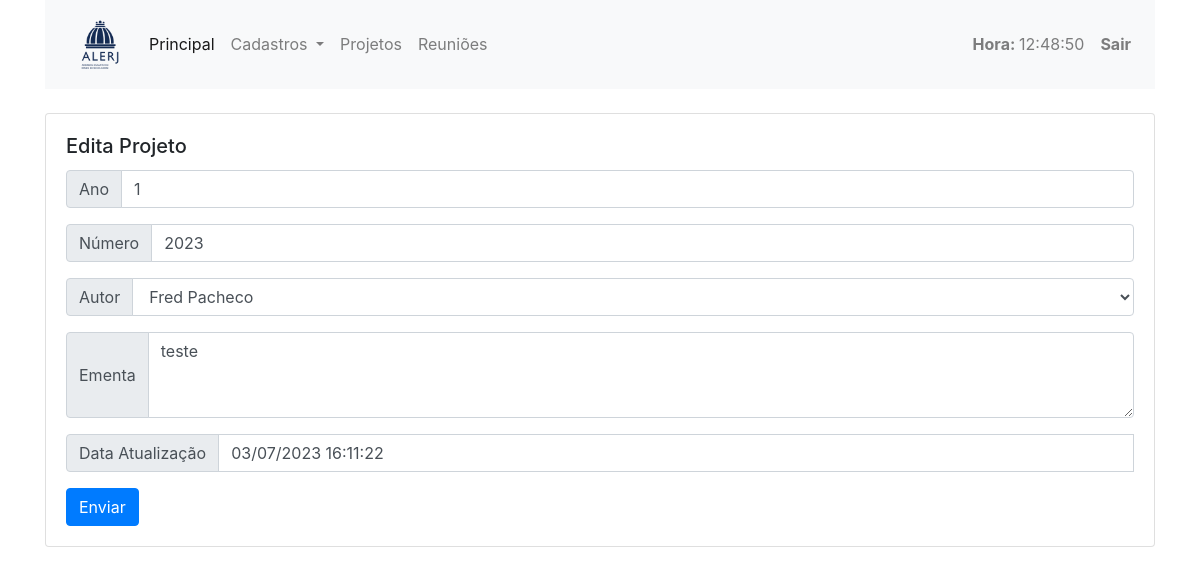
/cadastro/projetoedita/1 (signed in), run on an earlier commit of the app's database.
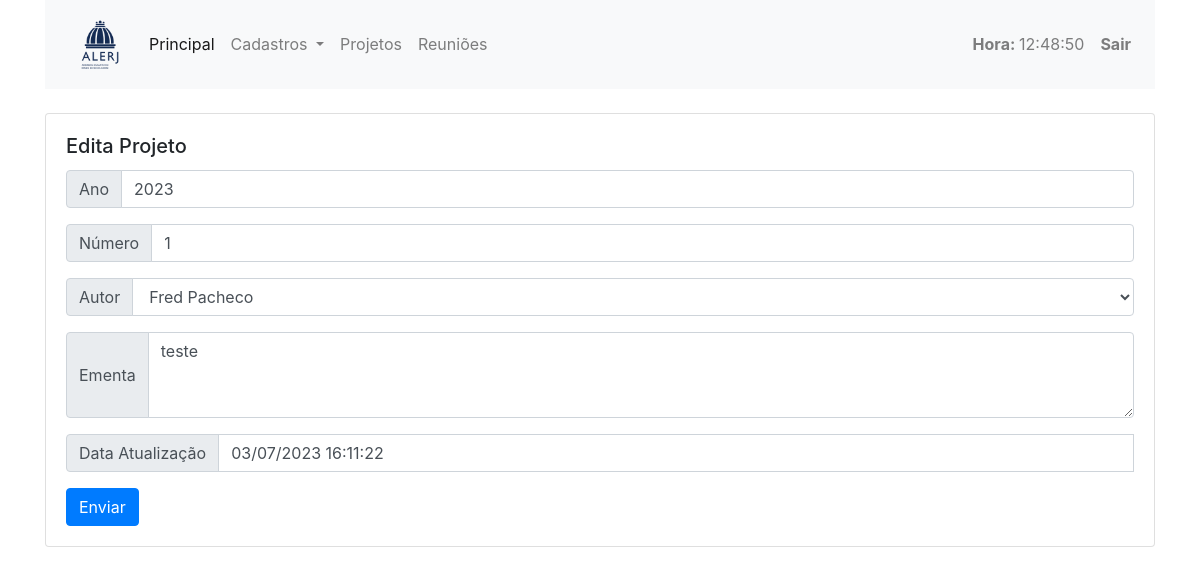
And on a later commit of the database.
### cadastro/models.py (models this page shows, shortened)
class Projeto(models.Model):
    PERGUNTA_CHOICES = (
        ("S", "Sim"),
        ("N", "Não"),
    )
    ano = models.IntegerField(null=False, blank=False)
    numero = models.IntegerField(null=False, blank=False)
    ementa = models.CharField(max_length=2000)
    autor = models.ForeignKey(Deputado, on_delete=models.PROTECT, related_name='autor_projeto', default=None)
    relator = models.ForeignKey(Deputado, on_delete=models.PROTECT, related_name='relator_projeto', default=None, blank=True, null=True)
    observacao = models.CharField(max_length=2000, default=None, null=True)
    tem_parecer = models.BooleanField(default=False, null=True)
    reuniao = models.IntegerField(default=None, null=True)
    esta_na_comissao = models.CharField(choices=PERGUNTA_CHOICES, max_length=1, default="N", null=True)
    parecer_notes = models.CharField(choices=PERGUNTA_CHOICES, max_length=1, default="N", null=True)
    numero_lei = models.CharField(max_length=50, blank=None, null=True)
    data_atualizacao = models.DateTimeField('Data Atualização', default=timezone.now)
    class Meta:
        ordering = ['-ano', '-numero']
        unique_together = ('ano', 'numero',)

### cadastro/views.py (the view)
# urls.py: path('projetoedita/<int:pk>', ProjetoUpdateView.as_view(), name='projeto_edita'),  # EDITA
class ProjetoUpdateView(LoginRequiredMixin, UpdateView):
    template_name = "cadastro/projeto/projeto_edita.html"
    model = Projeto
    context_object_name = 'projeto'
    form_class = ProjetoForm
    success_url = reverse_lazy("lista_projetos")

### cadastro/forms.py
class ProjetoForm(forms.ModelForm):
  class Meta:
    model = Projeto
    fields = ["ano", "numero", "ementa", "ementa", "autor", "data_atualizacao",]
    labels = {"ano": "Ano", "numero": "Número", "ementa": "Ementa", "autor": "Autor", "data_atualizacao": "Última Atualização",}
    widgets = {
        'ementa': forms.Textarea(attrs={"rows":3, "cols":10}),
    }

### cadastro/models.py (called while the page is built)
    def __str__(self):
        return self.nome

### cadastro/templatetags/tempo_atual.py (called while the page is built)
@register.simple_tag
def tempo_atual():
    return datetime.datetime.now().strftime('%H:%M:%S')

### cadastro/templates/cadastro/projeto/projeto_edita.html (shortened to what this page needs)
{% extends "cadastro/_layouts/base.html" %}
{% load widget_tweaks %}
{% block conteudo %}
  <div class="row">
    <div class="col-lg-12 col-md-12 col-sm-12 col-xs-12">
      <div class="card">
        <div class="card-body">
          <h5 class="card-title">Edita Projeto</h5>
          <form method="post">
            <div class="input-group mb-3">
              <div class="input-group-prepend">
                <span class="input-group-text">Ano</span>
              </div>
              {% render_field form.ano class+="form-control" %}
            </div>
            <div class="input-group mb-3">
              <div class="input-group-prepend">
                <span class="input-group-text">Número</span>
              </div>
              {% render_field form.numero class+="form-control" %}
            </div>
            <div class="input-group mb-3">
              <div class="input-group-prepend">
                <span class="input-group-text">Autor</span>
              </div>
              {% render_field form.autor class+="form-control" %}
            </div>
            <div class="input-group mb-3">
              <div class="input-group-prepend">
                <span class="input-group-text">Ementa</span>
              </div>
              {% render_field form.ementa class+="form-control" %}
            </div>
            <div class="input-group mb-3">
              <div class="input-group-prepend">
                <span class="input-group-text">Data Atualização</span>
              </div>
              {% render_field form.data_atualizacao class+="form-control" %}
            </div>
            <button class="btn btn-primary">Enviar</button>
          </form>
        </div>
      </div>
    </div>
  </div>
{% endblock %}

What changed in the data, as far as the page shows it:
changed Projeto "Fred Pacheco": ano "1" → "2023"; numero "2023" → "1"
